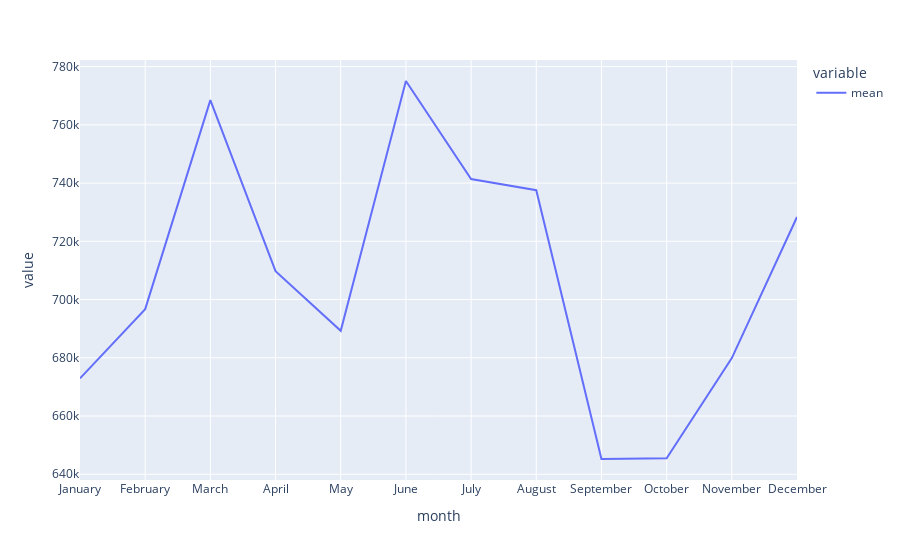

The code cell stored with this chart in its notebook:
### Code cell
import plotly.express as px
fig = px.line(df_h5_m_prices.T)
fig.show()

### Figure 1 — Plotly figure (JSON) as saved in the notebook; plotly's stock layout.template omitted (floating-point values rounded to 4 significant figures)
{"data": [{"hovertemplate": "variable=mean<br>month=%{x}<br>value=%{y}<extra></extra>", "legendgroup": "mean", "line": {"color": "#636efa", "dash": "solid"}, "marker": {"symbol": "circle"}, "mode": "lines", "name": "mean", "orientation": "v", "showlegend": true, "type": "scatter", "x": ["January", "February", "March", "April", "May", "June", "July", "August", "September", "October", "November", "December"], "xaxis": "x", "y": [672900.0, 696700.0, 768500.0, 709800.0, 689300.0, 775100.0, 741400.0, 737600.0, 645200.0, 645500.0, 679900.0, 728300.0], "yaxis": "y"}], "layout": {"legend": {"title": {"text": "variable"}, "tracegroupgap": 0}, "margin": {"t": 60}, "xaxis": {"anchor": "y", "domain": [0, 1], "title": {"text": "month"}}, "yaxis": {"anchor": "x", "domain": [0, 1], "title": {"text": "value"}}}}
